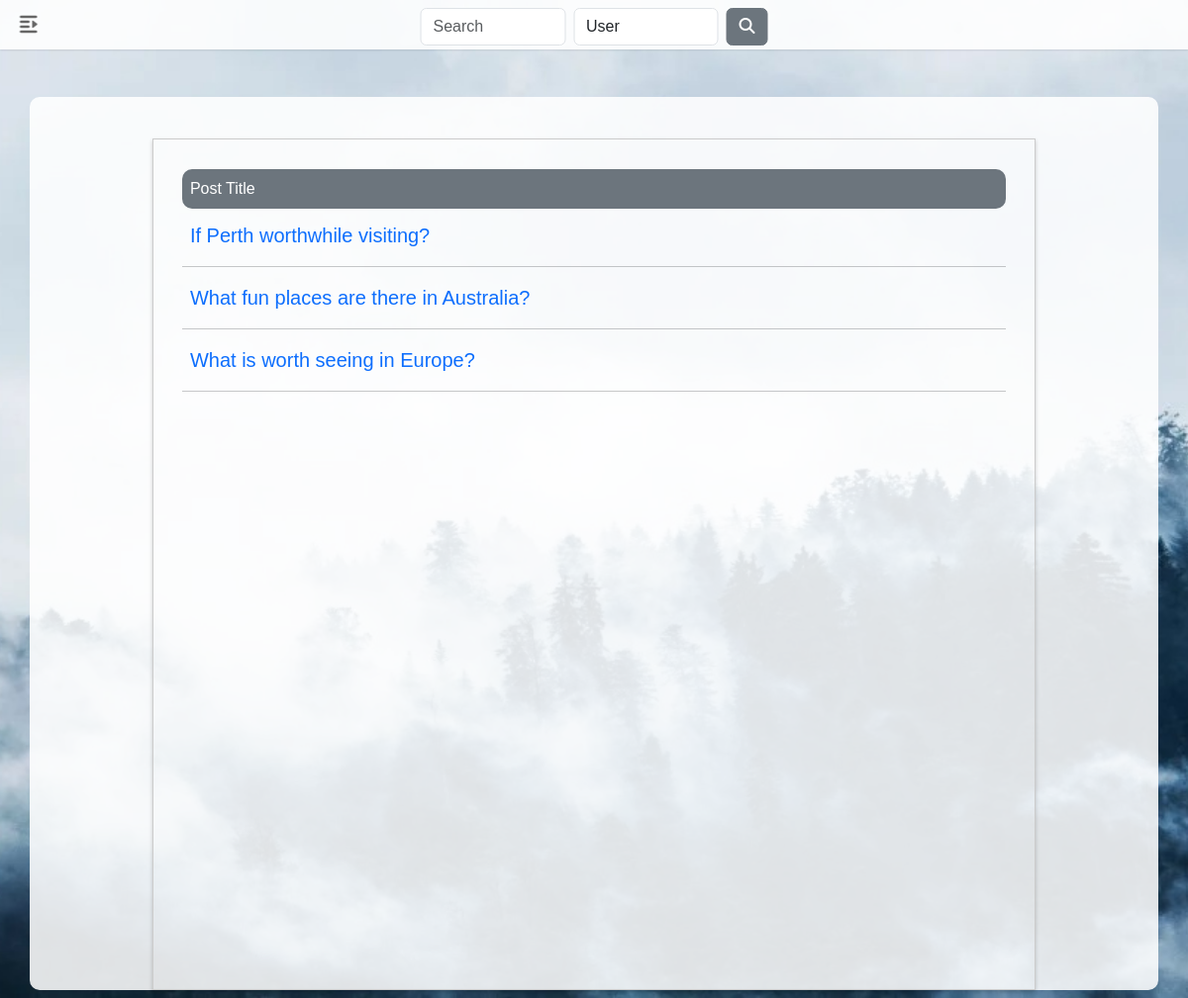
The page /search_results (signed in) on the database its author committed.
### app/models.py (models this page shows, shortened)
class Post(db.Model):
    id: so.Mapped[int] = so.mapped_column(primary_key=True)
    title: so.Mapped[str] = so.mapped_column(sa.String(140))
    content: so.Mapped[str] = so.mapped_column(sa.Text, nullable=False)
    timestamp: so.Mapped[datetime] = so.mapped_column(
        index=True, default=lambda: datetime.now())
    user_id: so.Mapped[int] = so.mapped_column(sa.ForeignKey(User.id), index=True)
    author: so.Mapped[User] = so.relationship(back_populates='posts')
    replies: so.WriteOnlyMapped['Reply'] = so.relationship('Reply', back_populates='post', cascade='all, delete-orphan')

### app/routes.py (the view)
@main.route('/search_results')
def search_results():
    query = request.args.get('query', '', type=str)
    search_type = request.args.get('type', 'post', type=str)
    if search_type == 'user':
        results = db.session.scalars(sa.select(User).where(User.username.contains(query))).all()
    elif search_type == 'post':
        results = db.session.scalars(sa.select(Post).where(
            or_(Post.title.contains(query), Post.content.contains(query))
        )).all()
    elif search_type == 'reply':
        results = db.session.execute(
            sa.select(Reply, Post.title, Post.id)
            .join(Post, Post.id == Reply.post_id)
            .where(Reply.content.contains(query))
        ).all()
    else:
        results = []
    return render_template('search_results.html', results=results, search_type=search_type)

### app/forms.py
class SearchForm(FlaskForm):
    query = StringField('Search', validators=[DataRequired()])
    type = SelectField('Type', choices=[('user', 'User'), ('post', 'Post')])
    submit = SubmitField('Search')

### app/__init__.py (called while the page is built)
def create_app(config_class=DeploymentConfig):
    app = Flask(__name__)
    app.config.from_object(config_class)
    login.init_app(app)
    mail.init_app(app)
    from app.blueprints import main
    app.register_blueprint(main)
    db.init_app(app)
    migrate.init_app(app, db)
    from .forms import SearchForm
    @app.context_processor
    def inject_search_form():
        return dict(search_form=SearchForm())
    configure_logging(app)
    return app

### app/models.py (called while the page is built)
@login.user_loader
def load_user(id):
  return db.session.get(User, int(id))

  def unread_message_count(self):
    last_read_time = self.last_message_read_time or datetime(1900, 1, 1)
    query = sa.select(Message).where(Message.recipient == self, Message.timestamp > last_read_time)
    return db.session.scalar(sa.select(sa.func.count()).select_from(query.subquery()))

  def avatar(self, size):
    if self.avatar_path:
        return url_for('main.uploaded_avatars', filename=self.avatar_path)
    else:
        digest = md5(self.email.lower().encode('utf-8')).hexdigest()
        return f'https://www.gravatar.com/avatar/{digest}?d=identicon&s={size}'

### app/routes.py (called while the page is built)
@main.before_request
def before_request():
	if current_user.is_authenticated:
		current_user.last_seen = datetime.now()
		db.session.commit()

### app/templates/search_results.html (shortened to what this page needs)
{% extends "base.html" %}
{% block styles %}
<link rel="stylesheet" href="{{ url_for('static', filename='search_result.css') }}">
<link rel="stylesheet" href="https://cdn.jsdelivr.net/npm/bootstrap@5.3.3/dist/css/bootstrap.min.css">
{% endblock %}
{% block content %}
<div class="container mt-5 sm-2 md-3 mb-2 search-result">
  <div class="search-result-page">
    <div class="search-result-table">
      {% if results %}
      {% if search_type == 'post' %}
      <div class=search-result-table-title>
        Post Title
      </div>
      {% for result in results %}
      {% include '_result_list_post.html' %}
      {% endfor %}
      {% endif %}
      {% else %}
      {% include 'empty.html' %}
      {% endif %}
    </div>
  </div>
</div>
{% endblock %}

### app/templates/_result_list_post.html (shortened to what this page needs)
{% block styles %}
<link rel="stylesheet" href="https://cdn.jsdelivr.net/npm/bootstrap@5.3.3/dist/css/bootstrap.min.css">
<link rel="stylesheet" href="{{ url_for('static', filename='result_list.css') }}">
{% endblock %}
{% block content %}
<div>
    <div class="result-list">
       <span>
      <a class="result-list-text" href="{{ url_for('main.post_detail', post_id=result.id) }}">{{ result.title }}</a>
       </span>
    </div>
</div>
<hr>
{% endblock %}

### app/static/search_result.css (style rules this page uses)
.search-result { display: flex; justify-content: center; align-items: center; border-radius: 10px; background-color: rgba(255, 255, 255, 0.871); padding-top: 20px; }
.search-result-page { width: 80%; overflow-x: scroll; margin-top: 2%; }
.search-result-table { min-height: 800px !important; min-width: 800px !important; margin: 2%; }
.search-result-table-title { padding: 8px; height: 40px; width: 100%; background-color: #6C757D; display: flex; align-items: center; margin-bottom: 12px; color: white; font-size: 16px; border-radius: 10px; }
@media screen and (max-width: 1200px) { .search-result-page { border: 1px solid #ccc; box-shadow: 0 2px 4px rgba(0, 0, 0, 0.2); padding: 12px; } }

### app/static/base.css (style rules this page uses)
* { padding: 0; margin: 0; box-sizing: border-box; font-family: 'Poppins', sans-serif; }
body { background: url(../static/background3.jpg) no-repeat center center transparent; background-size: cover; background-attachment: fixed; }

### app/static/result_list.css (style rules this page uses)
.result-list { display: flex; align-items: center; margin-left: 8px; }
.result-list-text { text-decoration: none; font-size: 20px; white-space: nowrap; overflow: hidden; text-overflow: ellipsis; }

### rows shown on the page
Post: title "If Perth worthwhile visiting?"
Post: title "What fun places are there in Australia?"
Post: title "What is worth seeing in Europe?"
